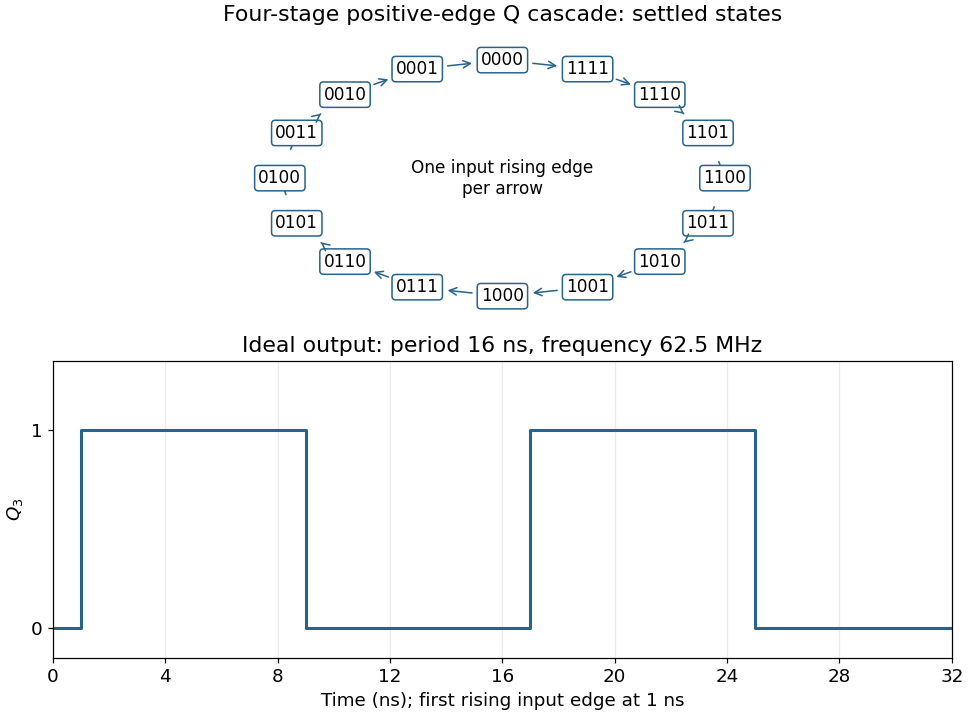

Write the Python code that produced this figure.
"""Original solution figure. Python 3.14; NumPy 2.3; Matplotlib 3.10. Writes to CWD."""
from pathlib import Path
import numpy as np
import matplotlib
matplotlib.use("Agg")
import matplotlib.pyplot as plt
from matplotlib.patches import FancyBboxPatch
plt.rcParams.update({"font.size": 12, "figure.facecolor": "white", "axes.facecolor": "white", "savefig.facecolor": "white"})

fig=plt.figure(figsize=(8.8,6.5),layout="constrained")
ax=fig.add_subplot(211); ax.set_aspect("equal"); ax.axis("off")
vals=[(-i)%16 for i in range(16)]
theta=np.pi/2-np.arange(16)*2*np.pi/16
xy=np.column_stack((3.3*np.cos(theta),1.75*np.sin(theta)))
for i,(x,y) in enumerate(xy):
 ax.text(x,y,format(vals[i],"04b"),ha="center",va="center",fontsize=11,bbox=dict(boxstyle="round,pad=.22",fc="white",ec="#27638b"))
 x2,y2=xy[(i+1)%16]
 ax.annotate("",xy=(x2,y2),xytext=(x,y),arrowprops=dict(arrowstyle="->",color="#27638b",shrinkA=20,shrinkB=20))
ax.set(xlim=(-4,4),ylim=(-2.2,2.2),title="Four-stage positive-edge Q cascade: settled states")
ax.text(0,0,"One input rising edge\nper arrow",ha="center",va="center",fontsize=11)
ax=fig.add_subplot(212)
t=np.arange(0,33)*1.0
states=(-np.arange(0,33))%16
q3=(states//8)%2
ax.step(t,q3,where="post",color="#27638b",lw=2)
ax.set(xlim=(0,32),ylim=(-.15,1.35),yticks=[0,1],xticks=np.arange(0,33,4),xlabel="Time (ns); first rising input edge at 1 ns",ylabel="$Q_3$",title="Ideal output: period 16 ns, frequency 62.5 MHz")
ax.grid(axis="x",alpha=.25)
fig.savefig(Path(__file__).with_suffix(".png").name,dpi=110)
